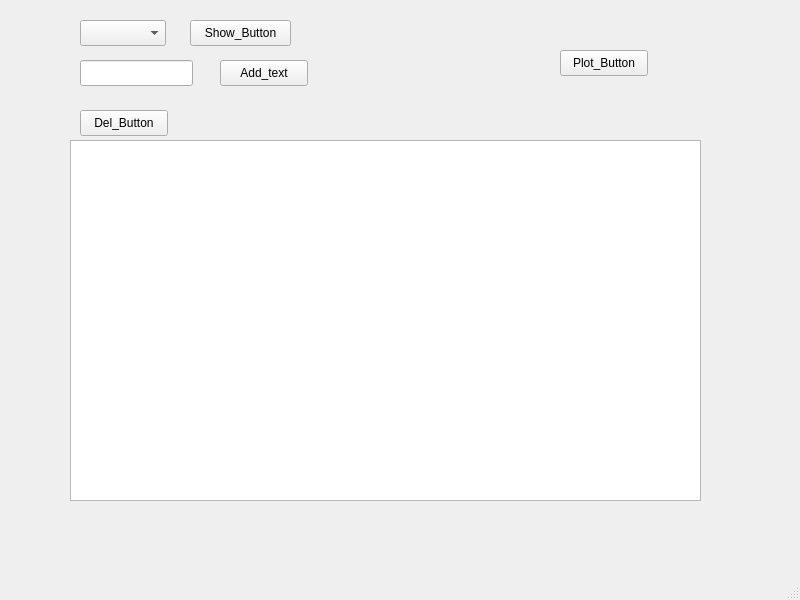
<?xml version="1.0" encoding="UTF-8"?>
<ui version="4.0">
 <class>MainWindow</class>
 <widget class="QMainWindow" name="MainWindow">
  <property name="geometry">
   <rect>
    <x>0</x>
    <y>0</y>
    <width>800</width>
    <height>600</height>
   </rect>
  </property>
  <property name="windowTitle">
   <string>MainWindow</string>
  </property>
  <widget class="QWidget" name="centralwidget">
   <widget class="QComboBox" name="list_tables">
    <property name="geometry">
     <rect>
      <x>80</x>
      <y>20</y>
      <width>86</width>
      <height>26</height>
     </rect>
    </property>
   </widget>
   <widget class="QPushButton" name="Show_Button">
    <property name="geometry">
     <rect>
      <x>190</x>
      <y>20</y>
      <width>101</width>
      <height>26</height>
     </rect>
    </property>
    <property name="text">
     <string>Show_Button</string>
    </property>
   </widget>
   <widget class="QTableWidget" name="data_here">
    <property name="geometry">
     <rect>
      <x>70</x>
      <y>140</y>
      <width>631</width>
      <height>361</height>
     </rect>
    </property>
   </widget>
   <widget class="QLineEdit" name="lineEdit">
    <property name="geometry">
     <rect>
      <x>80</x>
      <y>60</y>
      <width>113</width>
      <height>26</height>
     </rect>
    </property>
   </widget>
   <widget class="QPushButton" name="Add_text_btn">
    <property name="geometry">
     <rect>
      <x>220</x>
      <y>60</y>
      <width>88</width>
      <height>26</height>
     </rect>
    </property>
    <property name="text">
     <string>Add_text</string>
    </property>
   </widget>
   <widget class="QPushButton" name="Del_Button">
    <property name="geometry">
     <rect>
      <x>80</x>
      <y>110</y>
      <width>88</width>
      <height>26</height>
     </rect>
    </property>
    <property name="text">
     <string>Del_Button</string>
    </property>
   </widget>
   <widget class="QPushButton" name="plot_Button">
    <property name="geometry">
     <rect>
      <x>560</x>
      <y>50</y>
      <width>88</width>
      <height>26</height>
     </rect>
    </property>
    <property name="text">
     <string>Plot_Button</string>
    </property>
   </widget>
  </widget>
  <widget class="QMenuBar" name="menubar">
   <property name="geometry">
    <rect>
     <x>0</x>
     <y>0</y>
     <width>800</width>
     <height>23</height>
    </rect>
   </property>
  </widget>
  <widget class="QStatusBar" name="statusbar"/>
 </widget>
 <resources/>
 <connections/>
</ui>
